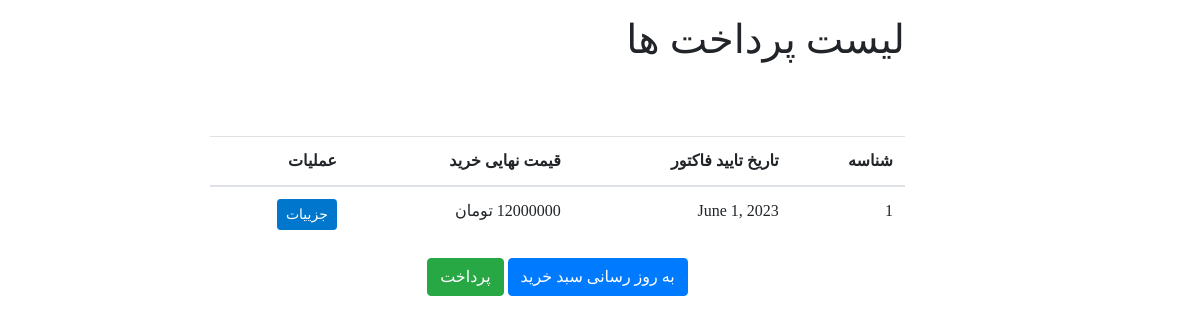
Screenshot of /dashboard/payments-list/ (signed in) with the database file from the repository.
### order_module/models.py (models this page shows, shortened)
class Order(models.Model):
    user = models.ForeignKey(BusinessOwner, on_delete=models.CASCADE,verbose_name='کاربر')
    is_paid = models.BooleanField(verbose_name='نهایی شده / نشده')
    payment_date = models.DateField(verbose_name='تاریخ پرداخت', null=True, blank=True)
    def calculate_total_price(self):
        total_amount = 0
        if self.is_paid:
            for order_detail in self.orderdetail_set.all():
                total_amount += order_detail.final_price
        else:
            for order_detail in self.orderdetail_set.all():
                total_amount += order_detail.product.price
        return total_amount
    class Meta:
        verbose_name = 'سفارش'
        verbose_name_plural = 'سفارشات '

class OrderDetail(models.Model):
    product = models.ForeignKey(SubscriptionPlan, on_delete=models.CASCADE, verbose_name='محصول')
    order = models.ForeignKey(Order, on_delete=models.CASCADE, verbose_name='سفارش')
    final_price = models.IntegerField(verbose_name='قیمت نهایی تکی محصول', null=True, blank=True)
    class Meta:
        verbose_name = 'جزییات سبد خرید'
        verbose_name_plural = 'لیست جزییات سبد های خرید'

### business_owner_panel/views.py (the view)
# urls.py: path('payments-list/', views.PaymentsList.as_view(), name = 'payments'),
@method_decorator(login_required, name='dispatch')
class PaymentsList(ListView):
    model = Order
    template_name = 'business_owner_panel/payments_list.html'
    def get_queryset(self):
        queryset = super().get_queryset()
        request: HttpRequest = self.request
        queryset = queryset.filter(user_id= request.user.id, is_paid=True)
        return queryset

### business_owner_panel/templates/business_owner_panel/payments_list.html (shortened to what this page needs)
{% extends 'business_owner_panel/base.html' %}
{% load static %}
{% load thumbnail %}
{% load render_partial %}
{% block content %}
    <div class="container">
        <h1>لیست پرداخت ها</h1>
        <br><br>
        <div id="order-detail-content">
            <table class="table">
                <thead>
                    <tr>
                        <th>شناسه</th>
                        <th>تاریخ تایید فاکتور</th>
                        <th>قیمت نهایی خرید</th>
                        <th>عملیات</th>
                    </tr>
                </thead>
                <tbody>
                    {% for item in object_list %}
                        <tr>
                            <td>{{ item.id}}</td>
                            <td>{{ item.payment_date }}</td>
                            <td>{{ item.calculate_total_price }} تومان</td>
                            <td>
                                <button onclick="removeOrderDetail({{ item.id }})" class="btn btn-info btn-sm">جزییات</button>
                            </td>
                        </tr>
                    {% endfor %}
                </tbody>
            </table>
            <div class="text-center">
                <button class="btn btn-primary">به روز رسانی سبد خرید</button>
                <a href="{% url  'request_payment'%}">
                    <button class="btn btn-success">پرداخت</button>
                </a>
            </div>
        </div>
    </div>
{% endblock %}

### business_owner_panel/static/business_owner_panel/css/index.css (style rules this page uses)
body { text-align: right; direction: rtl; font-family: vazir; background: #ffffff; }
a, a:hover, a:focus { color: inherit; text-decoration: none; transition: all 0.3s; }
.btn-info { background-color: #0077cc; border-color: #0077cc; }
.container { float: right; }

### rows the page displays
Order: id "1", payment_date "June 1, 2023", calculate_total_price "12000000"
